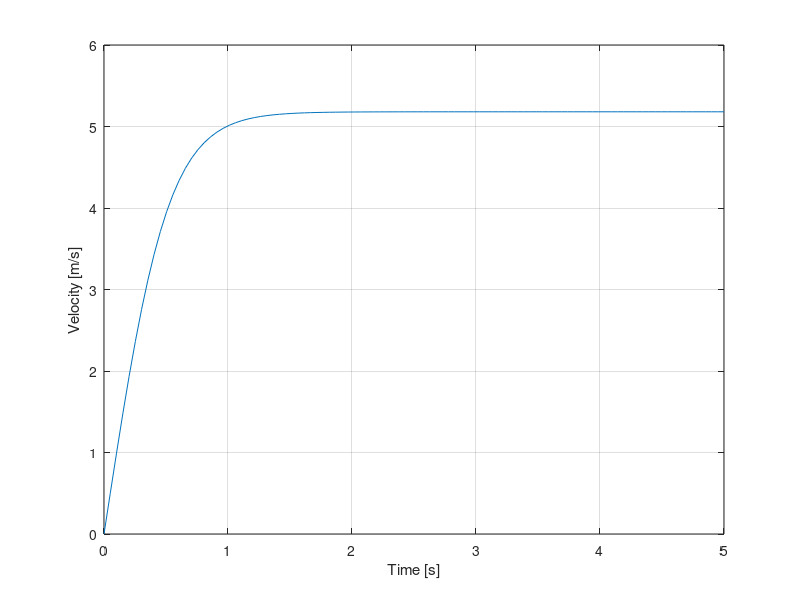
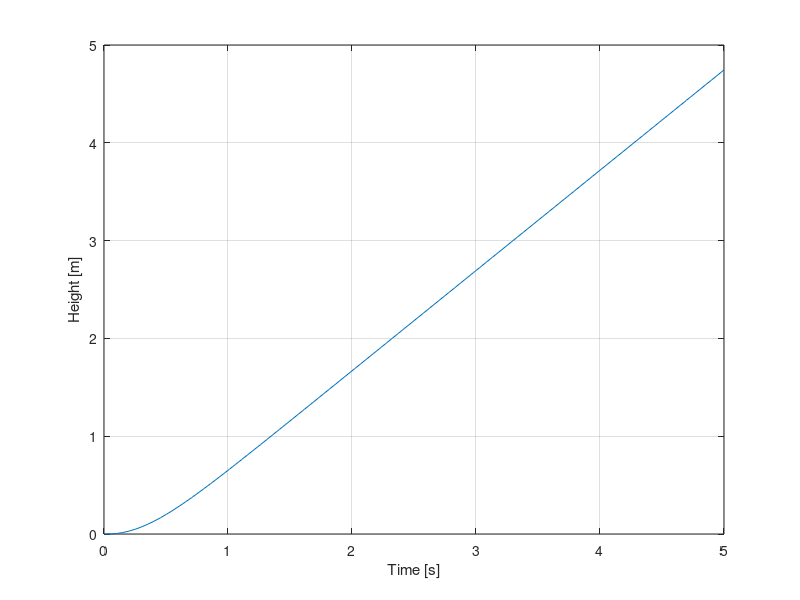

These charts were generated, in order, by the following MATLAB code:
%I usually close and clear at start of main script,
%It can save a lot of headaches
close all
clear

m = 1200e-3;    %g ??   SI units? I wrote in kg now
D = 2.23;       %kg/m   ? assumption?
g = 9.82;       %m/s^2
d = 1.11;       %m      ? assumption?
B = 71.63;      %N      ? assumption?
rho = 1.293;    %kg/m^3 ? just says k/m^3

% Anonymous function for acceleration as a function of velocity.
% Just to make it easier to read in the loop
acceleration_function = @(v) B/m - g - (D/m) *abs(v)*v;

% Time step, good enough for this simulation
dt = .01

%initialize variables
t = linspace(0,5,1/dt);
t_length = length(t);
v = zeros(t_length,1);
a = zeros(t_length,1);
z = zeros(t_length,1);

%acceleration is not zero at t=0,
%so we define an initial acceleration for v=0
a(1) = acceleration_function(v(1));

%loop where we update the current velocity
%based on previous velocity and acceleration
for i = 2:t_length
  v(i) = v(i-1) + a(i-1)*dt;
  z(i) = z(i-1) + v(i-1)*dt;
  a(i) = acceleration_function(v(i));
end

%plot the results
plot(t,v)
xlabel("Time [s]")
ylabel("Velocity [m/s]")
grid on

figure
plot(t,z)
xlabel("Time [s]")
ylabel("Height [m]")
grid on
%text(2.5,4,"Note terminal velocity up here")
